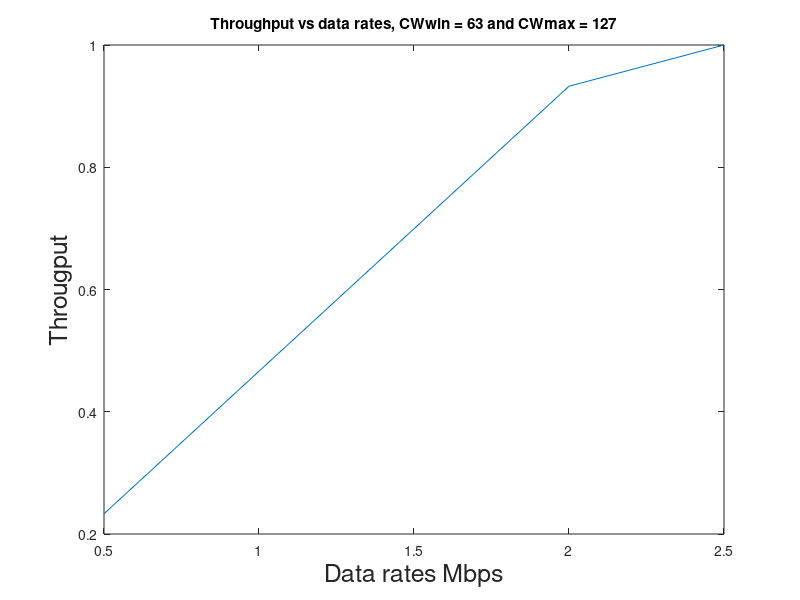

Write the MATLAB code that produced this figure.
rates = [0.5, 1, 1.5, 2, 2.5];
througput = [4.99712, 9.99629  ,14.9914  ,19.9905 ,	21.436  ];
nodes = 10;
total_thput_normalized = [0, 0, 0, 0, 0];
for i = 1: 5
    total_thput_normalized(i) = througput(i)/througput(5);
end

plot (rates, total_thput_normalized );
title('Throughput vs data rates, CWwin = 63 and CWmax = 127');
xlabel('Data rates Mbps', 'FontSize', 18);
ylabel('Througput', 'FontSize', 18);
%legend('Total througput', 'Per node throughput', 'FontSize', 14);
    
    